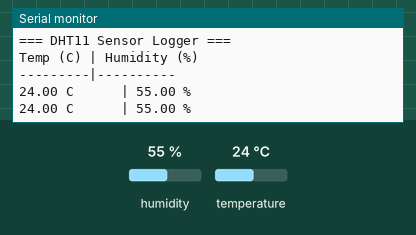
This sketch was run on a simulated Arduino Uno, built with avr-gcc and run on an emulated ATmega328P. Shown: the last lines printed to the serial monitor. The inputs (shaded band) are chosen by the test bench; at power-on: humidity 55 %, temperature 24 °C.

Above: at 2.8 s.
2.9 s: humidity set to 22 %
At 5.1 s:
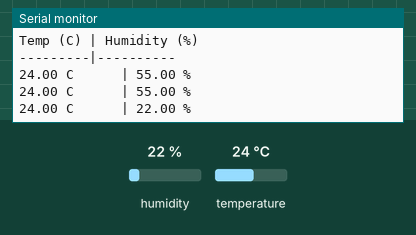
5.6 s: temperature set to 12 °C
At 7.5 s:
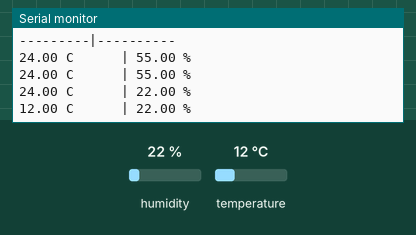
8.3 s: humidity set to 40 %
At 11.1 s:
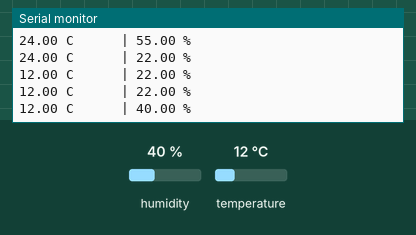
Timing chart, 0 to 12.6 s (numbered marks = the images above; inputs shaded):
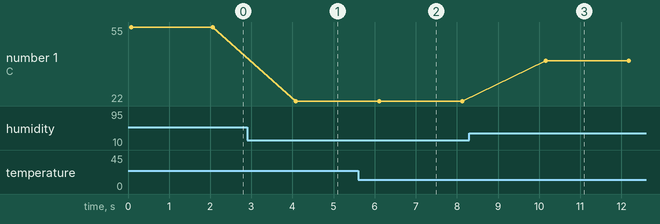

The sketch:

code-dht11-read.ino
```cpp
// =====================================
// Workshop 2: Sensor Data Logger
// Read DHT11 temperature & humidity
// =====================================
//
// Hardware: 1x DHT11 sensor
// Pins: GPIO 5 -> DHT11 DATA, 3.3V -> DHT11 VCC, GND -> DHT11 GND
// Libraries: DHT sensor library by Adafruit, Adafruit Unified Sensor

#include <DHT.h>

#define DHT_PIN 5
#define DHT_TYPE DHT11
DHT dht(DHT_PIN, DHT_TYPE);

void setup() {
  Serial.begin(9600);
  dht.begin();
  Serial.println("=== DHT11 Sensor Logger ===");
  Serial.println("Temp (C) | Humidity (%)");
  Serial.println("---------|----------");
}

void loop() {
  // Read temperature and humidity
  float temperature = dht.readTemperature();
  float humidity = dht.readHumidity();

  // Check if reads are valid
  if (isnan(temperature) || isnan(humidity)) {
    Serial.println("Failed to read from DHT sensor!");
  } else {
    // Print in nice format
    Serial.print(temperature);
    Serial.print(" C      | ");
    Serial.print(humidity);
    Serial.println(" %");
  }

  // Wait 2 seconds (DHT11 is slow)
  delay(2000);
}
```

Measured:
- after the input at 2.9 s, the serial monitor: prints a new line after 1.2 s (image 1)
- after the input at 5.6 s, the serial monitor: prints a new line after 0.51 s (image 2)
- after the input at 8.3 s, the serial monitor: prints a new line after 1.9 s (image 3)
- plotted number 1: 55 → 22 after the input at 2.9 s, 22 → 40 after the input at 8.3 s
